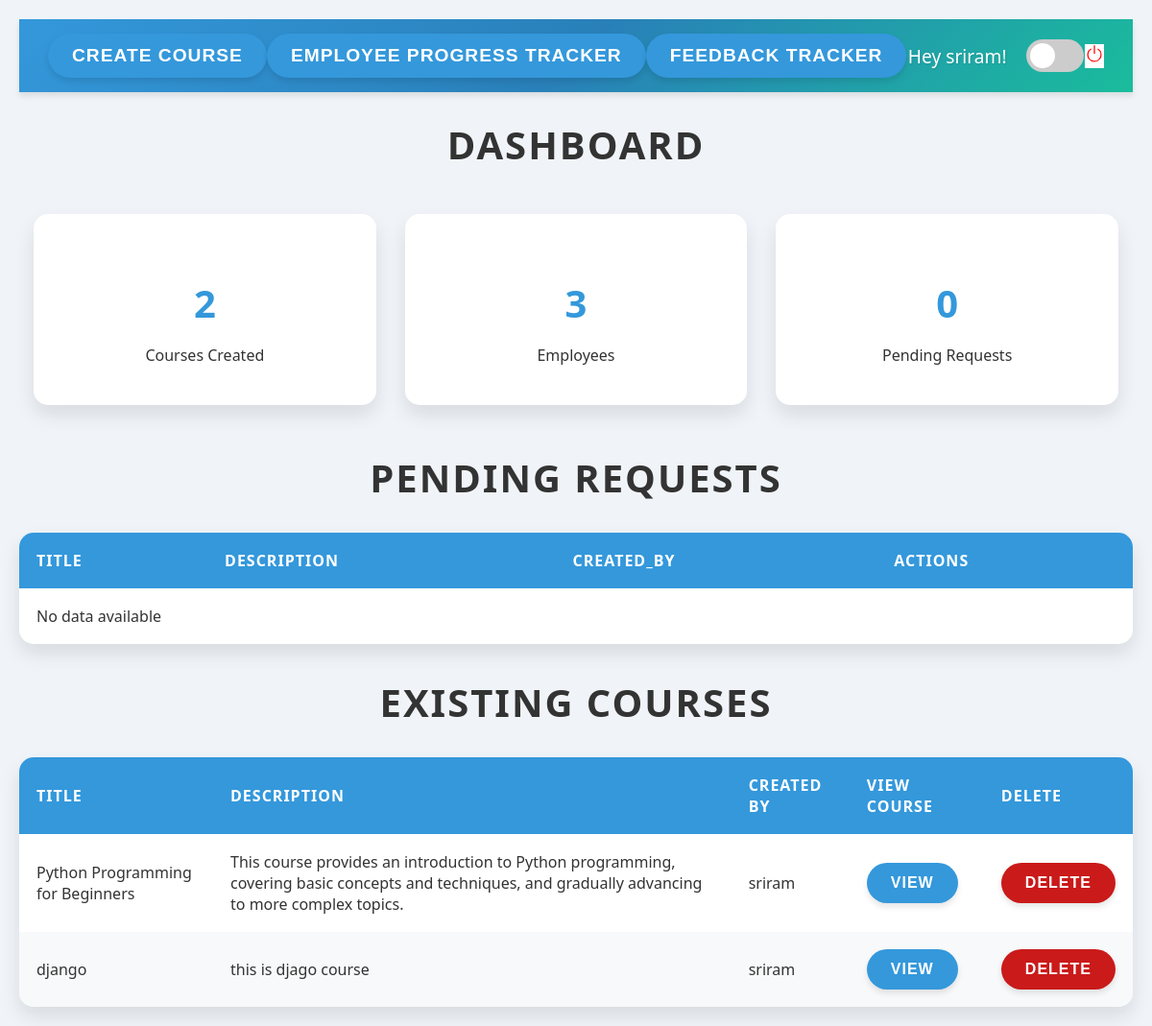
Page /dashboard/Admin/1/ on the earlier database version.
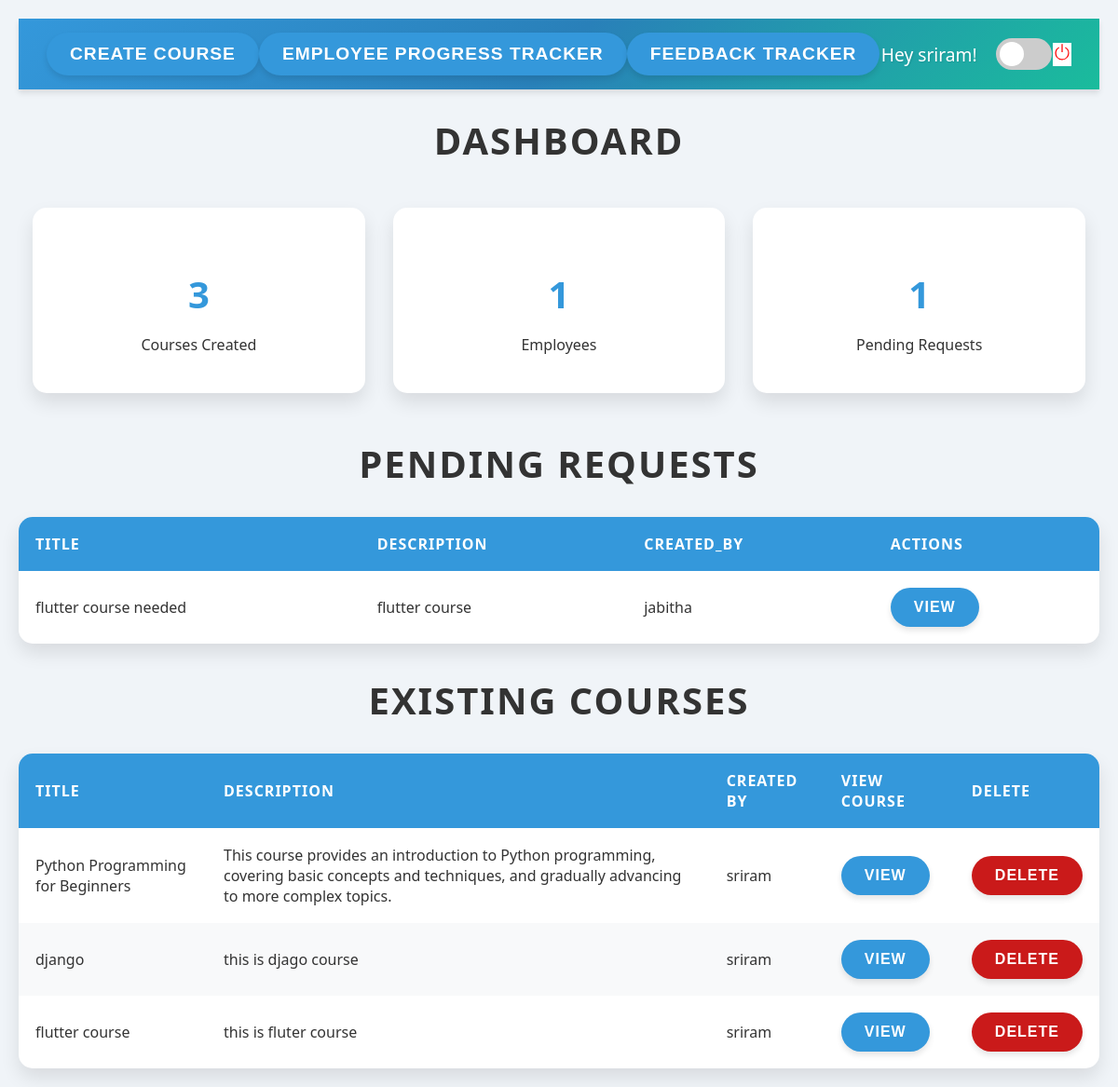
Same page on the later database version.
### dashboards/models.py (models this page shows, shortened)
class Course(models.Model):
    course_id = models.AutoField(primary_key=True)
    title = models.CharField(max_length=255, unique=True)
    description = models.TextField(null=True, blank=True)
    created_by = models.ForeignKey(
        'authentication.User',
        on_delete=models.CASCADE,
        limit_choices_to={'role__role_name': 'Admin'},
        related_name='created_courses'
    )
    created_at = models.DateTimeField(auto_now_add=True)
    employees = models.ManyToManyField(
        'authentication.User',
        related_name='enrolled_courses',
        limit_choices_to={'role__role_name': 'Employee'},
        blank=True
    )

class TrainingRequest(models.Model):
    request_id = models.AutoField(primary_key=True)
    title = models.CharField(max_length=255)
    description = models.TextField(null=True, blank=True)
    status = models.CharField(
        max_length=10,
        choices=[('Pending', 'Pending'),
                 ('Approved', 'Approved'),
                 ('Rejected', 'Rejected')],
        default='Pending'
    )
    account_manager = models.ForeignKey(
        'authentication.User',
        on_delete=models.CASCADE,
        limit_choices_to={'role__role_name': 'Manager'}
    )
    course_duration = models.PositiveIntegerField(help_text="Duration in days")  # New field
    employee_count = models.PositiveIntegerField(help_text="Number of employees involved")  # New field
    created_at = models.DateTimeField(auto_now_add=True)

### authentication/models.py (models this page shows, shortened)
class User(models.Model):
    name = models.CharField(max_length=100)
    email = models.EmailField(unique=True)
    password = models.CharField(max_length=255)
    role = models.ForeignKey(Role, on_delete=models.CASCADE)
    def __str__(self):
        return self.name

### dashboards/views.py (the view)
# urls.py: path('Admin/<int:user_id>/', views.Admin_view, name='Admin'),
def Admin_view(request, user_id):
    admin = get_object_or_404(User, id=user_id)
    if request.method == 'POST' and 'delete_course' in request.POST:
        course_id = request.POST.get('course_id')
        course = get_object_or_404(Course, course_id=course_id)
        course.delete()
        return redirect('Admin', user_id=user_id)  # Redirect to the admin page after deletion
    context = {
        'admin': admin,
        'user_id': user_id,
        'courses_count': Course.objects.all().count(),
        'pending_count': TrainingRequest.objects.filter(status='Pending').count(),
        'employees_count': User.objects.filter(role=Role.objects.get(role_name='Employee').id).count(),
        'pending_requests': TrainingRequest.objects.filter(status='Pending'),
        'courses': Course.objects.all(),
    }
    return render(request, 'dashboards/Admin.html', context)

### dashboards/templates/dashboards/Admin.html (shortened to what this page needs)
{% load static %}
<!DOCTYPE html>
<html lang="en">
<head>
  <link rel="stylesheet" href="{% static 'css/admin.css' %}?v=1.0">
</head>
<body>
  <div id="app">
    <div id="dashboard-page" class="page active">
      <nav>
        <span>
          <a href="{% url 'create_course' user_id %}"><button>create course</button></a>
          <a href="{% url 'employee_progress' %}"><button>Employee Progress Tracker</button></a>
          <a href="{% url 'feedback_tracker' user_id %}"><button>Feedback Tracker</button></a>
        </span>
        <span>
          Hey {{admin.name}}!
          <label class="theme-switch">
            <span class="slider"></span>
          </label>
        </span>
        <a href="{% url 'home'%}" class="logout" style="background-color: white;">
          <svg xmlns="http://www.w3.org/2000/svg" width="20" height="20" fill="red" class="bi bi-power" viewBox="0 0 16 16">
            <path d="M7.5 1v7h1V1z"/>
            <path d="M3 8.812a5 5 0 0 1 2.578-4.375l-.485-.874A6 6 0 1 0 11 3.616l-.501.865A5 5 0 1 1 3 8.812"/>
          </svg>
        </a>
      </nav>
      <h1>Dashboard</h1>
      <div class="dashboard-metrics">
        <div>
          <h3>{{courses_count}}</h3>
          <p>Courses Created</p>
        </div>
        <div>
          <h3>{{employees_count}}</h3>
          <p>Employees</p>
        </div>
        <div>
          <h3>{{pending_count}}</h3>
          <p>Pending Requests</p>
        </div>
      </div>
      <div>
        <h2>Pending Requests</h2>
        <table id="pending-requests">
          <thead>
              <tr>
                <th>title</th>
                <th>description</th>
                <th>created_by</th>
                <th>Actions</th>
              </tr>
        </thead>
        <tbody>
          {% for item in pending_requests %}
            <tr>
                <td>{{ item.title }}</td>
                <td>{{ item.description }}</td>
                <td>{{item.account_manager}}</td>
                <td><a href="{% url 'admin_action' user_id=user_id request_id=item.request_id %}"><button>View</button></a></td>
            </tr>
            {% empty %}
            <tr>
                <td colspan="4">No data available</td>
            </tr>
            {% endfor %}
        </tbody>
        </table>
        <h2>Existing Courses</h2>
        <table id="existing-courses">
          <thead>
              <tr>
                  <th>Title</th>
                  <th>Description</th>
                  <th>Created By</th>
                  <th>View Course</th>
                  <th>Delete</th>
              </tr>
          </thead>
          <tbody>
              {% for item in courses %}
              <tr>
                  <td>{{ item.title }}</td>
                  <td>{{ item.description }}</td>
                  <td>{{ item.created_by }}</td>
                  <td><a href="{% url 'view_course' course_id=item.course_id user_id=user_id %}"><button>View</button></a></td>
                  <td>
                      <form method="POST" action="{% url 'Admin' user_id=admin.id %}">
                          <button type="submit" name="delete_course" style="background-color: rgb(202, 26, 26);">Delete</button>
                      </form>
                  </td>
              </tr>
              {% empty %}
              <tr>
                  <td colspan="4">No data available</td>
              </tr>
              {% endfor %}
          </tbody>
      </table>
  </div>
</body>
</html>

Differences in the rows shown:
added TrainingRequest: title "flutter course needed", description "flutter course", account_manager "jabitha"
added Course: title "flutter course", description "this is fluter course", created_by "sriram"
Other differences:
{{ courses_count }}: "2" → "3"
{{ employees_count }}: "3" → "1"
{{ pending_count }}: "0" → "1"
text no longer shown: "No data available"
